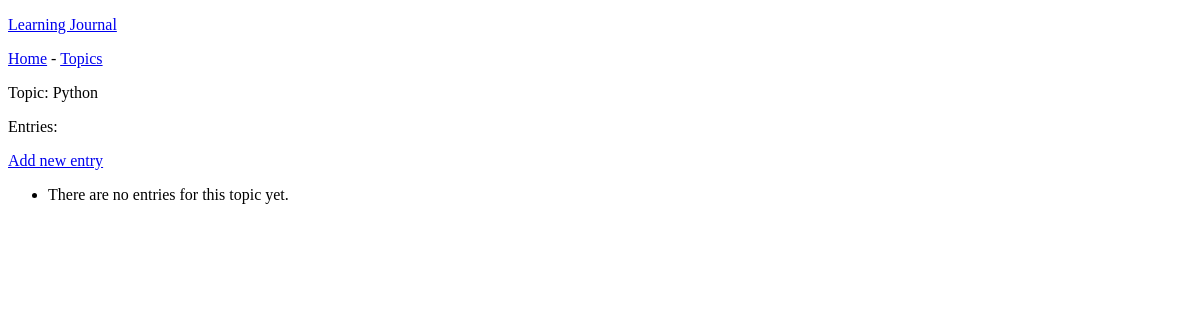
The app's page /topics/1/, older data.
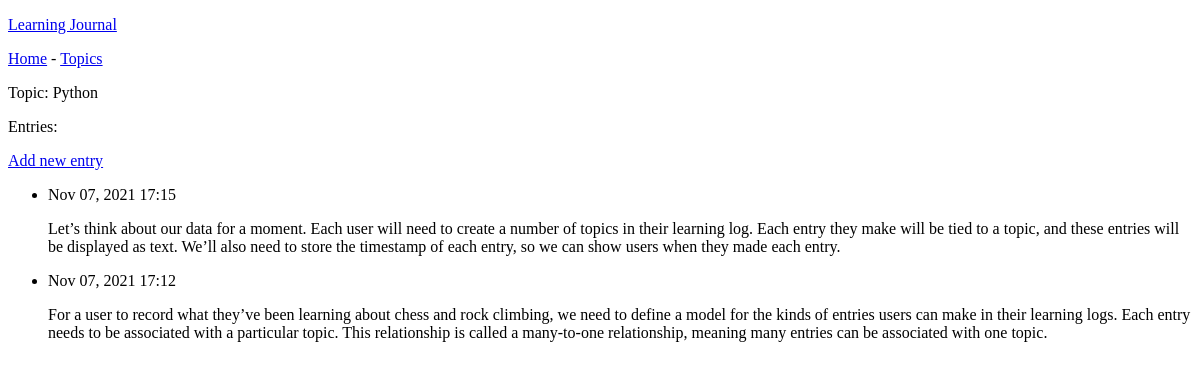
The same page, newer data.
### learning_journals/models.py (models this page shows, shortened)
class Topic(models.Model):
    text = models.CharField(max_length=200)
    date_added = models.DateTimeField(auto_now_add=True)
    def __str__(self):
        return self.text

class Entry(models.Model):
    topic = models.ForeignKey(Topic, on_delete=models.CASCADE)
    text = models.TextField()
    date_added = models.DateTimeField(auto_now_add=True)
    class Meta:
        verbose_name_plural = 'entries'

### learning_journals/views.py (the view)
# urls.py: path('topics/<int:topic_id>/', views.topic, name='topic'),
def topic(request, topic_id):
    topic = Topic.objects.get(id=topic_id)
    entries = topic.entry_set.order_by('-date_added')
    context = {'topic':topic, 'entries':entries}
    return render(request, 'learning_journals/topic.html', context)

### learning_journals/templates/learning_journals/topic.html
{% extends 'learning_journals/base.html' %}
{% block content %}
<p>Topic: {{ topic }}</p>
<p>Entries:</p>
<p>
    <a href="{% url 'learning_journals:new_entry' topic.id %}">Add new entry</a>
</p>
<ul>
    {% for entry in entries %}
    <li>
        <p>{{ entry.date_added|date:'M d, Y H:i' }}</p>
        <p>{{ entry.text|linebreaks }}</p>
    </li>
    {% empty %}
    <li>There are no entries for this topic yet.</li>
    {% endfor %}
</ul>
{% endblock content %}

### learning_journals/templates/learning_journals/base.html (shortened to what this page needs)
<!DOCTYPE html>
<html lang="en">
<head>
</head>
<body>
    <p>
        <a href="{% url 'learning_journals:index' %}">Learning Journal</a>
    </p>
    <p>
        <a href="{% url 'learning_journals:index' %}">Home</a> -
        <a href="{% url 'learning_journals:topics' %}">Topics</a>
    </p>
    {% block content %}{% endblock content %}
</body>
</html>

Row changes from the older to the newer data that the page shows:
added Entry: date_added "Nov 07, 2021 17:15", text "Let’s think about our data for a moment. Each user will need to create a number of topics in their learning log. Each entry they make will be tied to a topic, and these entries will be displayed as text. We’ll also need to store the timestamp of each entry, so we can show users when they made each entry."
added Entry: date_added "Nov 07, 2021 17:12", text "For a user to record what they’ve been learning about chess and rock climbing, we need to define a model for the kinds of entries users can make in their learning logs. Each entry needs to be associated with a particular topic. This relationship is called a many-to-one relationship, meaning many entries can be associated with one topic."
Text that changed along with them:
text no longer shown: "There are no entries for this topic yet."
